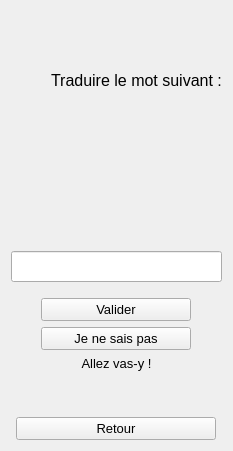
      <widget class="QWidget" name="Cours">
       <layout class="QVBoxLayout" name="verticalLayout_2">
        <item>
         <spacer name="verticalSpacer_22">
          <property name="orientation">
           <enum>Qt::Vertical</enum>
          </property>
          <property name="sizeType">
           <enum>QSizePolicy::Maximum</enum>
          </property>
          <property name="sizeHint" stdset="0">
           <size>
            <width>20</width>
            <height>40</height>
           </size>
          </property>
         </spacer>
        </item>
        <item>
         <layout class="QHBoxLayout" name="horizontalLayout_29">
          <property name="topMargin">
           <number>20</number>
          </property>
          <item>
           <spacer name="horizontalSpacer_27">
            <property name="orientation">
             <enum>Qt::Horizontal</enum>
            </property>
            <property name="sizeType">
             <enum>QSizePolicy::Fixed</enum>
            </property>
            <property name="sizeHint" stdset="0">
             <size>
              <width>40</width>
              <height>20</height>
             </size>
            </property>
           </spacer>
          </item>
          <item>
           <widget class="QLabel" name="label_3">
            <property name="sizePolicy">
             <sizepolicy hsizetype="Maximum" vsizetype="Preferred">
              <horstretch>0</horstretch>
              <verstretch>0</verstretch>
             </sizepolicy>
            </property>
            <property name="maximumSize">
             <size>
              <width>2000</width>
              <height>80</height>
             </size>
            </property>
            <property name="font">
             <font>
              <pointsize>12</pointsize>
             </font>
            </property>
            <property name="text">
             <string>&lt;!DOCTYPE HTML PUBLIC &quot;-//W3C//DTD HTML 4.0//EN&quot; &quot;http://www.w3.org/TR/REC-html40/strict.dtd&quot;&gt;
&lt;html&gt;&lt;head&gt;&lt;meta name=&quot;qrichtext&quot; content=&quot;1&quot; /&gt;&lt;style type=&quot;text/css&quot;&gt;
p, li { white-space: pre-wrap; }
&lt;/style&gt;&lt;/head&gt;&lt;body style=&quot; font-family:'MS Shell Dlg 2'; font-size:12pt; font-weight:400; font-style:normal;&quot;&gt;
&lt;p style=&quot; margin-top:0px; margin-bottom:0px; margin-left:0px; margin-right:0px; -qt-block-indent:0; text-indent:0px;&quot;&gt;Traduire le mot suivant :&lt;/p&gt;&lt;/body&gt;&lt;/html&gt;</string>
            </property>
           </widget>
          </item>
         </layout>
        </item>
        <item>
         <spacer name="verticalSpacer_9">
          <property name="orientation">
           <enum>Qt::Vertical</enum>
          </property>
          <property name="sizeHint" stdset="0">
           <size>
            <width>20</width>
            <height>40</height>
           </size>
          </property>
         </spacer>
        </item>
        <item>
         <layout class="QHBoxLayout" name="horizontalLayout_13">
          <property name="topMargin">
           <number>0</number>
          </property>
          <item>
           <widget class="QLabel" name="labelEnonceCours">
            <property name="sizePolicy">
             <sizepolicy hsizetype="Expanding" vsizetype="Preferred">
              <horstretch>0</horstretch>
              <verstretch>0</verstretch>
             </sizepolicy>
            </property>
            <property name="minimumSize">
             <size>
              <width>100</width>
              <height>0</height>
             </size>
            </property>
            <property name="maximumSize">
             <size>
              <width>2000</width>
              <height>16777215</height>
             </size>
            </property>
            <property name="font">
             <font>
              <family>Arial Unicode MS</family>
              <pointsize>48</pointsize>
             </font>
            </property>
            <property name="text">
             <string>&lt;!DOCTYPE HTML PUBLIC &quot;-//W3C//DTD HTML 4.0//EN&quot; &quot;http://www.w3.org/TR/REC-html40/strict.dtd&quot;&gt;
&lt;html&gt;&lt;head&gt;&lt;meta name=&quot;qrichtext&quot; content=&quot;1&quot; /&gt;&lt;style type=&quot;text/css&quot;&gt;
p, li { white-space: pre-wrap; }
&lt;/style&gt;&lt;/head&gt;&lt;body style=&quot; font-family:'Arial Unicode MS'; font-size:48pt; font-weight:400; font-style:normal;&quot;&gt;
&lt;p align=&quot;center&quot; style=&quot;-qt-paragraph-type:empty; margin-top:0px; margin-bottom:0px; margin-left:0px; margin-right:0px; -qt-block-indent:0; text-indent:0px;&quot;&gt;&lt;/p&gt;&lt;/body&gt;&lt;/html&gt;</string>
            </property>
            <property name="alignment">
             <set>Qt::AlignCenter</set>
            </property>
           </widget>
          </item>
         </layout>
        </item>
        <item>
         <spacer name="verticalSpacer_18">
          <property name="orientation">
           <enum>Qt::Vertical</enum>
          </property>
          <property name="sizeType">
           <enum>QSizePolicy::Fixed</enum>
          </property>
          <property name="sizeHint" stdset="0">
           <size>
            <width>20</width>
            <height>20</height>
           </size>
          </property>
         </spacer>
        </item>
        <item>
         <layout class="QHBoxLayout" name="horizontalLayout_19">
          <property name="topMargin">
           <number>0</number>
          </property>
          <item>
           <widget class="QLineEdit" name="lineEditCours">
            <property name="maximumSize">
             <size>
              <width>400</width>
              <height>16777215</height>
             </size>
            </property>
            <property name="font">
             <font>
              <pointsize>14</pointsize>
             </font>
            </property>
            <property name="toolTip">
             <string>&lt;!DOCTYPE HTML PUBLIC &quot;-//W3C//DTD HTML 4.0//EN&quot; &quot;http://www.w3.org/TR/REC-html40/strict.dtd&quot;&gt;
&lt;html&gt;&lt;head&gt;&lt;meta name=&quot;qrichtext&quot; content=&quot;1&quot; /&gt;&lt;style type=&quot;text/css&quot;&gt;
p, li { white-space: pre-wrap; }
&lt;/style&gt;&lt;/head&gt;&lt;body style=&quot; font-family:'MS Shell Dlg 2'; font-size:14pt; font-weight:400; font-style:normal;&quot;&gt;
&lt;p style=&quot; margin-top:0px; margin-bottom:0px; margin-left:0px; margin-right:0px; -qt-block-indent:0; text-indent:0px;&quot;&gt;Appuyer sur entrée pour valider&lt;/p&gt;&lt;/body&gt;&lt;/html&gt;</string>
            </property>
           </widget>
          </item>
         </layout>
        </item>
        <item>
         <spacer name="verticalSpacer_28">
          <property name="orientation">
           <enum>Qt::Vertical</enum>
          </property>
          <property name="sizeType">
           <enum>QSizePolicy::Fixed</enum>
          </property>
          <property name="sizeHint" stdset="0">
           <size>
            <width>20</width>
            <height>10</height>
           </size>
          </property>
         </spacer>
        </item>
        <item>
         <layout class="QHBoxLayout" name="horizontalLayout_24">
          <property name="topMargin">
           <number>0</number>
          </property>
          <item>
           <widget class="QPushButton" name="pushButtonValideCours">
            <property name="maximumSize">
             <size>
              <width>150</width>
              <height>16777215</height>
             </size>
            </property>
            <property name="font">
             <font>
              <pointsize>10</pointsize>
             </font>
            </property>
            <property name="text">
             <string>Valider</string>
            </property>
           </widget>
          </item>
         </layout>
        </item>
        <item>
         <layout class="QHBoxLayout" name="horizontalLayout_21">
          <property name="topMargin">
           <number>0</number>
          </property>
          <item>
           <widget class="QPushButton" name="pushButtonCpa3">
            <property name="maximumSize">
             <size>
              <width>150</width>
              <height>16777215</height>
             </size>
            </property>
            <property name="font">
             <font>
              <pointsize>10</pointsize>
             </font>
            </property>
            <property name="text">
             <string>Je ne sais pas</string>
            </property>
           </widget>
          </item>
         </layout>
        </item>
        <item>
         <layout class="QHBoxLayout" name="horizontalLayout_23">
          <property name="topMargin">
           <number>0</number>
          </property>
          <item>
           <widget class="QLabel" name="labelValiditeCours">
            <property name="maximumSize">
             <size>
              <width>300</width>
              <height>16777215</height>
             </size>
            </property>
            <property name="font">
             <font>
              <pointsize>10</pointsize>
             </font>
            </property>
            <property name="text">
             <string>Allez vas-y !</string>
            </property>
            <property name="alignment">
             <set>Qt::AlignCenter</set>
            </property>
           </widget>
          </item>
         </layout>
        </item>
        <item>
         <spacer name="verticalSpacer_8">
          <property name="orientation">
           <enum>Qt::Vertical</enum>
          </property>
          <property name="sizeHint" stdset="0">
           <size>
            <width>20</width>
            <height>40</height>
           </size>
          </property>
         </spacer>
        </item>
        <item>
         <layout class="QHBoxLayout" name="horizontalLayout_18">
          <property name="topMargin">
           <number>0</number>
          </property>
          <item>
           <widget class="QPushButton" name="pushButtonBack4">
            <property name="sizePolicy">
             <sizepolicy hsizetype="Fixed" vsizetype="Fixed">
              <horstretch>0</horstretch>
              <verstretch>0</verstretch>
             </sizepolicy>
            </property>
            <property name="minimumSize">
             <size>
              <width>200</width>
              <height>0</height>
             </size>
            </property>
            <property name="maximumSize">
             <size>
              <width>200</width>
              <height>16777215</height>
             </size>
            </property>
            <property name="font">
             <font>
              <pointsize>10</pointsize>
             </font>
            </property>
            <property name="cursor">
             <cursorShape>PointingHandCursor</cursorShape>
            </property>
            <property name="text">
             <string>Retour</string>
            </property>
           </widget>
          </item>
         </layout>
        </item>
       </layout>
      </widget>
